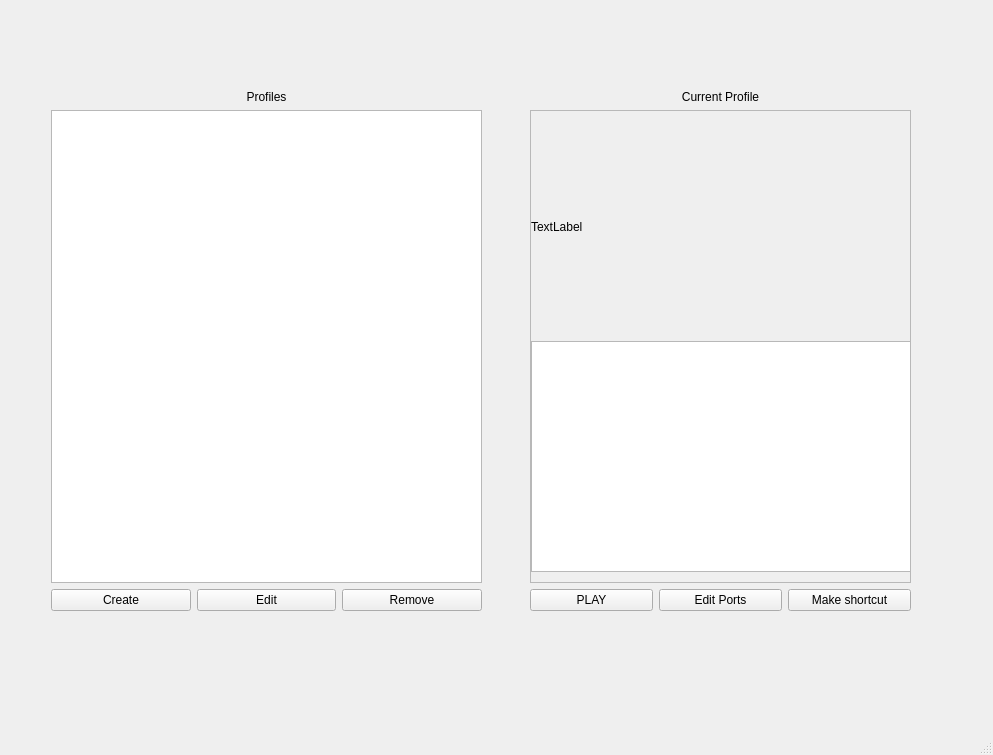
<?xml version="1.0" encoding="UTF-8"?>
<ui version="4.0">
 <class>MainWindow</class>
 <widget class="QMainWindow" name="MainWindow">
  <property name="geometry">
   <rect>
    <x>0</x>
    <y>0</y>
    <width>993</width>
    <height>755</height>
   </rect>
  </property>
  <property name="windowTitle">
   <string>MainWindow</string>
  </property>
  <widget class="QWidget" name="centralwidget">
   <widget class="QWidget" name="layoutWidget">
    <property name="geometry">
     <rect>
      <x>530</x>
      <y>90</y>
      <width>381</width>
      <height>521</height>
     </rect>
    </property>
    <layout class="QGridLayout" name="gridLayout_5">
     <item row="0" column="0">
      <widget class="QLabel" name="label_2">
       <property name="text">
        <string>Current Profile</string>
       </property>
       <property name="alignment">
        <set>Qt::AlignCenter</set>
       </property>
      </widget>
     </item>
     <item row="1" column="0">
      <layout class="QGridLayout" name="gridLayout_3">
       <item row="0" column="0">
        <widget class="QScrollArea" name="scrollArea">
         <property name="widgetResizable">
          <bool>true</bool>
         </property>
         <widget class="QWidget" name="scrollAreaWidgetContents">
          <property name="geometry">
           <rect>
            <x>0</x>
            <y>0</y>
            <width>373</width>
            <height>447</height>
           </rect>
          </property>
          <widget class="QTextBrowser" name="profileinfo">
           <property name="geometry">
            <rect>
             <x>0</x>
             <y>230</y>
             <width>381</width>
             <height>231</height>
            </rect>
           </property>
          </widget>
          <widget class="QLabel" name="titlepic">
           <property name="geometry">
            <rect>
             <x>0</x>
             <y>0</y>
             <width>381</width>
             <height>231</height>
            </rect>
           </property>
           <property name="text">
            <string>TextLabel</string>
           </property>
           <property name="scaledContents">
            <bool>true</bool>
           </property>
          </widget>
         </widget>
        </widget>
       </item>
      </layout>
     </item>
     <item row="2" column="0">
      <layout class="QGridLayout" name="gridLayout_4">
       <item row="0" column="0">
        <widget class="QPushButton" name="play">
         <property name="text">
          <string>PLAY</string>
         </property>
        </widget>
       </item>
       <item row="0" column="1">
        <widget class="QPushButton" name="portedit">
         <property name="text">
          <string>Edit Ports</string>
         </property>
        </widget>
       </item>
       <item row="0" column="2">
        <widget class="QPushButton" name="generateshortcut">
         <property name="text">
          <string>Make shortcut</string>
         </property>
        </widget>
       </item>
      </layout>
     </item>
    </layout>
   </widget>
   <widget class="QWidget" name="layoutWidget">
    <property name="geometry">
     <rect>
      <x>51</x>
      <y>90</y>
      <width>431</width>
      <height>521</height>
     </rect>
    </property>
    <layout class="QGridLayout" name="gridLayout_2">
     <item row="0" column="0">
      <widget class="QLabel" name="label">
       <property name="text">
        <string>Profiles</string>
       </property>
       <property name="alignment">
        <set>Qt::AlignCenter</set>
       </property>
      </widget>
     </item>
     <item row="2" column="0">
      <layout class="QGridLayout" name="gridLayout">
       <item row="0" column="2">
        <widget class="QPushButton" name="remove">
         <property name="text">
          <string>Remove</string>
         </property>
        </widget>
       </item>
       <item row="0" column="0">
        <widget class="QPushButton" name="create">
         <property name="text">
          <string>Create</string>
         </property>
        </widget>
       </item>
       <item row="0" column="1">
        <widget class="QPushButton" name="edit">
         <property name="text">
          <string>Edit</string>
         </property>
        </widget>
       </item>
      </layout>
     </item>
     <item row="1" column="0">
      <widget class="QListView" name="profilelist"/>
     </item>
    </layout>
   </widget>
  </widget>
  <widget class="QStatusBar" name="statusbar"/>
 </widget>
 <resources/>
 <connections>
  <connection>
   <sender>create</sender>
   <signal>clicked()</signal>
   <receiver>MainWindow</receiver>
   <slot>createProfile()</slot>
   <hints>
    <hint type="sourcelabel">
     <x>113</x>
     <y>625</y>
    </hint>
    <hint type="destinationlabel">
     <x>103</x>
     <y>683</y>
    </hint>
   </hints>
  </connection>
  <connection>
   <sender>edit</sender>
   <signal>clicked()</signal>
   <receiver>MainWindow</receiver>
   <slot>editProfile()</slot>
   <hints>
    <hint type="sourcelabel">
     <x>312</x>
     <y>624</y>
    </hint>
    <hint type="destinationlabel">
     <x>312</x>
     <y>671</y>
    </hint>
   </hints>
  </connection>
  <connection>
   <sender>remove</sender>
   <signal>clicked()</signal>
   <receiver>MainWindow</receiver>
   <slot>deleteProfile()</slot>
   <hints>
    <hint type="sourcelabel">
     <x>438</x>
     <y>619</y>
    </hint>
    <hint type="destinationlabel">
     <x>436</x>
     <y>680</y>
    </hint>
   </hints>
  </connection>
  <connection>
   <sender>play</sender>
   <signal>clicked()</signal>
   <receiver>MainWindow</receiver>
   <slot>startGame()</slot>
   <hints>
    <hint type="sourcelabel">
     <x>588</x>
     <y>618</y>
    </hint>
    <hint type="destinationlabel">
     <x>589</x>
     <y>678</y>
    </hint>
   </hints>
  </connection>
  <connection>
   <sender>generateshortcut</sender>
   <signal>clicked()</signal>
   <receiver>MainWindow</receiver>
   <slot>makeShortcut()</slot>
   <hints>
    <hint type="sourcelabel">
     <x>832</x>
     <y>620</y>
    </hint>
    <hint type="destinationlabel">
     <x>831</x>
     <y>674</y>
    </hint>
   </hints>
  </connection>
  <connection>
   <sender>portedit</sender>
   <signal>clicked()</signal>
   <receiver>MainWindow</receiver>
   <slot>editPorts()</slot>
   <hints>
    <hint type="sourcelabel">
     <x>712</x>
     <y>618</y>
    </hint>
    <hint type="destinationlabel">
     <x>704</x>
     <y>695</y>
    </hint>
   </hints>
  </connection>
  <connection>
   <sender>profilelist</sender>
   <signal>indexesMoved(QModelIndexList)</signal>
   <receiver>MainWindow</receiver>
   <slot>updateProfile()</slot>
   <hints>
    <hint type="sourcelabel">
     <x>266</x>
     <y>366</y>
    </hint>
    <hint type="destinationlabel">
     <x>496</x>
     <y>377</y>
    </hint>
   </hints>
  </connection>
 </connections>
 <slots>
  <slot>createProfile()</slot>
  <slot>editProfile()</slot>
  <slot>renameProfile()</slot>
  <slot>deleteProfile()</slot>
  <slot>startGame()</slot>
  <slot>makeShortcut()</slot>
  <slot>updateProfile()</slot>
  <slot>editPorts()</slot>
 </slots>
</ui>
